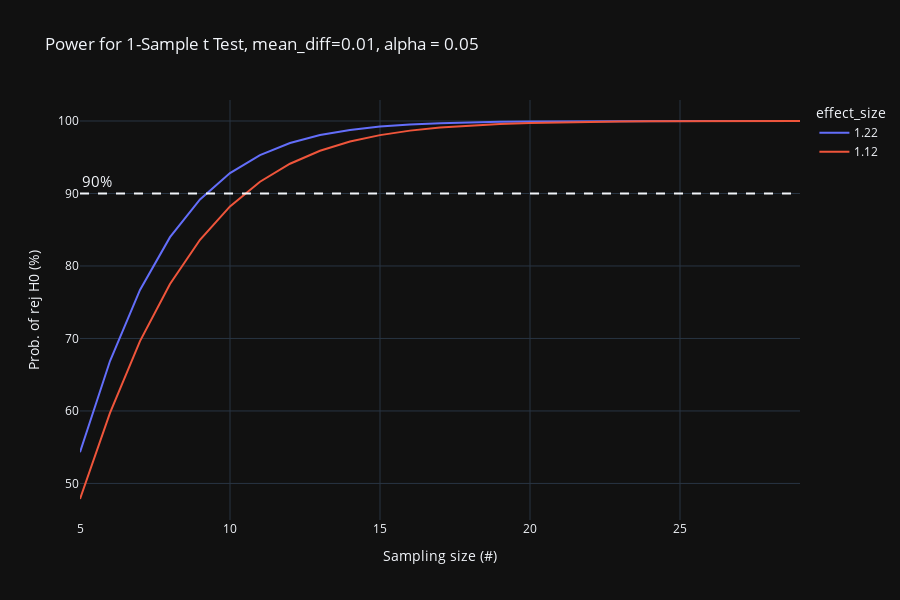

The notebook cell saved with this chart:
### Code cell
fig = px.line(df, x='nobs', y='power',color='effect_size',height=600
            ,title=f"Power for 1-Sample t Test, mean_diff={mean_diff}, alpha = {alpha}"
            ,labels={'power':'Prob. of rej H0 (%)','nobs':'Sampling size (#)'})
fig.add_hline(y=90, line_dash="dash"
            ,annotation_text="90%"
            ,annotation_position="top left"
            ,annotation_font_size=15)
fig.show()

### Figure 1 — Plotly figure (JSON) as saved in the notebook; plotly's stock layout.template omitted (floating-point values rounded to 4 significant figures)
{"data": [{"hovertemplate": "effect_size=1.22<br>Sampling size (#)=%{x}<br>Prob. of rej H0 (%)=%{y}<extra></extra>", "legendgroup": "1.22", "line": {"color": "#636efa", "dash": "solid"}, "marker": {"symbol": "circle"}, "mode": "lines", "name": "1.22", "orientation": "v", "showlegend": true, "type": "scatter", "x": [5, 6, 7, 8, 9, 10, 11, 12, 13, 14, 15, 16, 17, 18, 19, 20, 21, 22, 23, 24, 25, 26, 27, 28, 29], "xaxis": "x", "y": [54.31, 66.89, 76.7, 83.97, 89.19, 92.82, 95.3, 96.96, 98.06, 98.77, 99.23, 99.52, 99.7, 99.82, 99.89, 99.93, 99.96, 99.98, 99.99, 99.99, 99.99, 100.0, 100.0, 100.0, 100], "yaxis": "y"}, {"hovertemplate": "effect_size=1.12<br>Sampling size (#)=%{x}<br>Prob. of rej H0 (%)=%{y}<extra></extra>", "legendgroup": "1.12", "line": {"color": "#EF553B", "dash": "solid"}, "marker": {"symbol": "circle"}, "mode": "lines", "name": "1.12", "orientation": "v", "showlegend": true, "type": "scatter", "x": [5, 6, 7, 8, 9, 10, 11, 12, 13, 14, 15, 16, 17, 18, 19, 20, 21, 22, 23, 24, 25, 26, 27, 28, 29], "xaxis": "x", "y": [47.85, 59.74, 69.63, 77.52, 83.61, 88.21, 91.62, 94.11, 95.89, 97.16, 98.05, 98.67, 99.1, 99.4, 99.6, 99.73, 99.82, 99.88, 99.92, 99.95, 99.97, 99.98, 99.99, 99.99, 99.99], "yaxis": "y"}], "layout": {"annotations": [{"font": {"size": 15}, "showarrow": false, "text": "90%", "x": 0, "xanchor": "left", "xref": "x domain", "y": 90, "yanchor": "bottom", "yref": "y"}], "height": 600, "legend": {"title": {"text": "effect_size"}, "tracegroupgap": 0}, "shapes": [{"line": {"dash": "dash"}, "type": "line", "x0": 0, "x1": 1, "xref": "x domain", "y0": 90, "y1": 90, "yref": "y"}], "title": {"text": "Power for 1-Sample t Test, mean_diff=0.01, alpha = 0.05"}, "xaxis": {"anchor": "y", "domain": [0, 1], "title": {"text": "Sampling size (#)"}}, "yaxis": {"anchor": "x", "domain": [0, 1], "title": {"text": "Prob. of rej H0 (%)"}}}}
